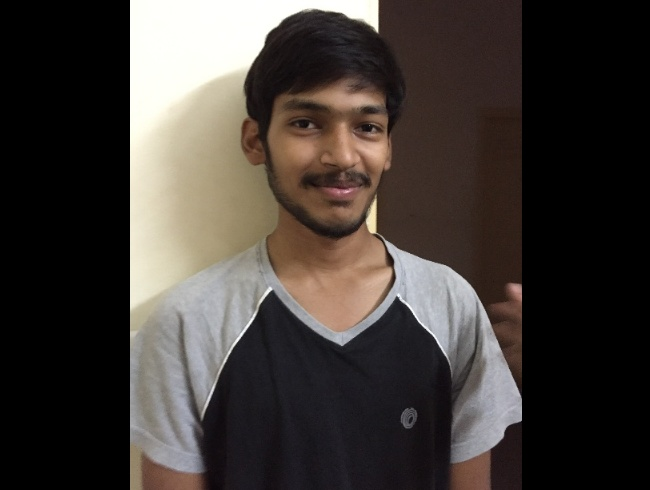
#> input picture input_images/IMG_1037.JPG, 650 x 490 px; its folder holds 4 pictures in this run
$ python resize_rotate_images.py
#> lines starting #> are read from the running program, lines starting #| are printed output that depends on the picture
'''
Surya Teja Cheedella
shine123surya[at]gmail[dot]com
BITS Pilani, Hyderabad Campus

Takes all the images in "input_path" and rotates & resizes them with given parameters.
Modified images are saved at "output_path".
'''

import cv2
from os import listdir

input_path= "input_images/"
output_path= "new_resize/"

images= listdir("/home/suryateja/Documents/GitHub/FaceRecognizer/"+ input_path)

for image in images:
	print(input_path+ image)
	img= cv2.imread(input_path+ image)
#> img is the input picture: shape (490, 650, 3); mean B, G, R 54.5, 58.6, 65
	resize_img= cv2.resize(img, (650, 490))

	(h, w)= resize_img.shape[:2]
#> h = 490; w = 650
	center= (w/2, h/2)
#> center = (325, 245)

	matrix= cv2.getRotationMatrix2D(center, 270, 0.8)
	rotated_img = cv2.warpAffine(resize_img, matrix, (w, h))
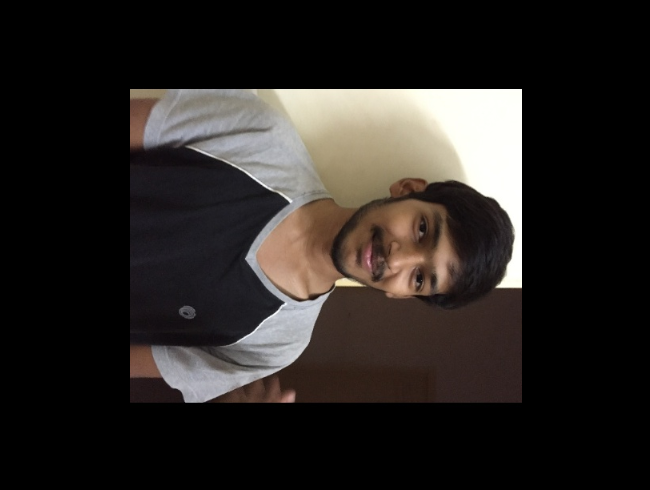
#> rotated_img: shape (490, 650, 3); mean B, G, R 35, 37.6, 41.6

	cv2.imwrite(output_path+ image, rotated_img)
	cv2.imshow("Win", rotated_img)
	cv2.waitKey(5)
#> pass 2 of the loop `for image in images:`:
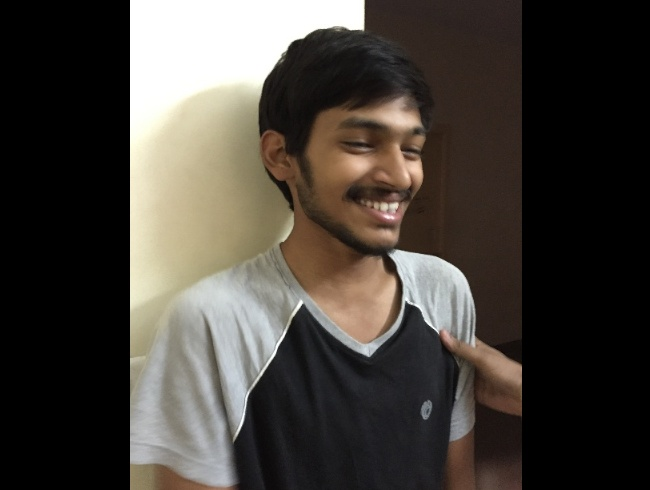
#> input picture input_images/IMG_1038.JPG, 650 x 490 px
#> img is the input picture: shape (490, 650, 3); mean B, G, R 57.9, 63.9, 69.1
#> `rotated_img = cv2.warpAffine(resize_img, matrix, (w, h))`:
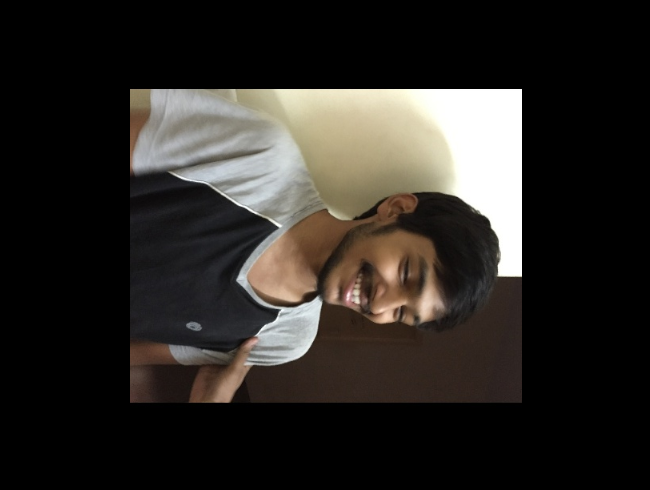
#> rotated_img: shape (490, 650, 3); mean B, G, R 37.1, 41, 44.3
#> pass 3 of the loop `for image in images:`:
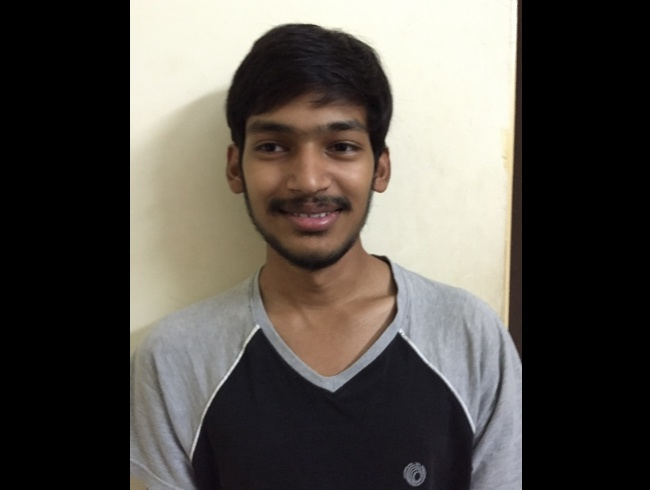
#> input picture input_images/IMG_1042.JPG, 650 x 490 px
#> img is the input picture: shape (490, 650, 3); mean B, G, R 75.9, 81.8, 86.2
#> `rotated_img = cv2.warpAffine(resize_img, matrix, (w, h))`:
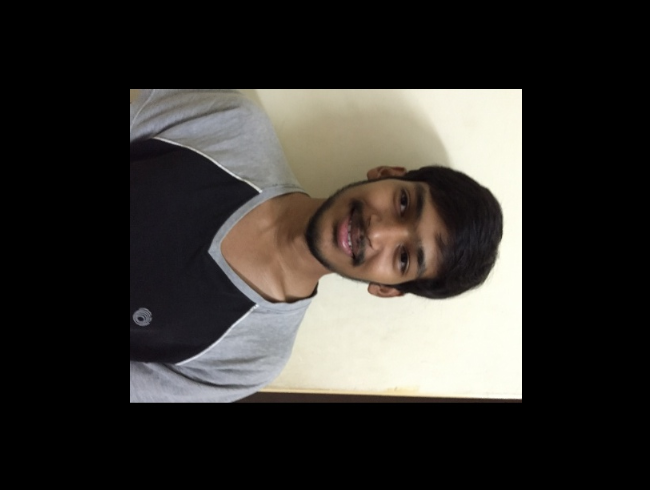
#> rotated_img: shape (490, 650, 3); mean B, G, R 48.6, 52.4, 55.2
#> the loop made 4 passes; the first 3 are shown
